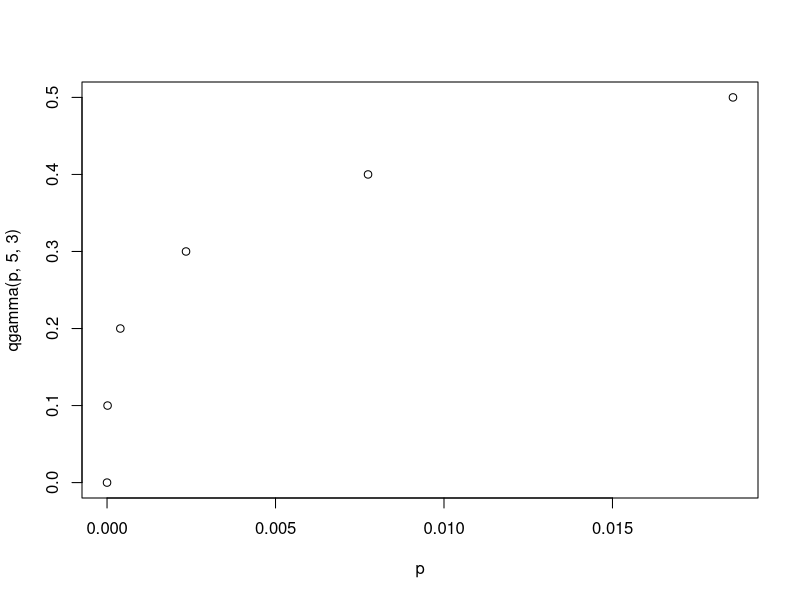
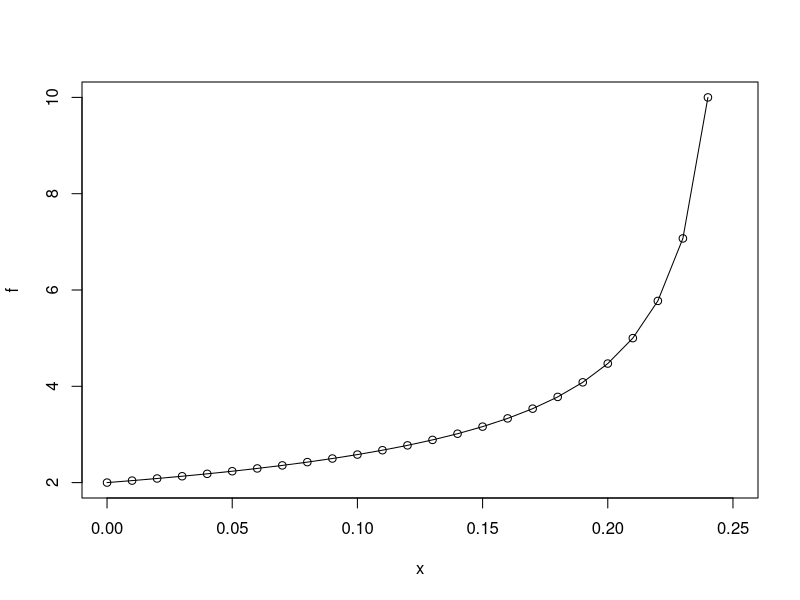

Recreate these plots in R, in order.
# HW 6 
# Matt Wilde

# Problem 4f):
print(paste("P(lambda  < 0.5 | x0 = 4) =", pgamma(0.5, 5, 3)))

print(paste("P(lambda  < 0.5 | x0 = 0) =", pgamma(0.5, 1, 3)))
print(paste("P(lambda  < 0.5 | x0 = 0) from (d) =", 1 - exp(-3/2)))

# 4f
p = pgamma(0:5/10, 5, 3)

plot(p, qgamma(p, 5, 3))
med = qgamma(0.5, 5, 3)
low = qgamma(0.025, 5, 3)
high = qgamma(0.975, 5, 3)

# interval = quantile(qgamma(0.5, 5, 3), c(0.025, 0.975))

print(paste("posterior median = ", med))
print(paste("95% creditable interval: ", low, "-", high))
# print(interval)



# Problem 5)
# a)
x = 0:25/100
f = (1/4 - x)^(-1/2)
plot(x, f, type = "o")